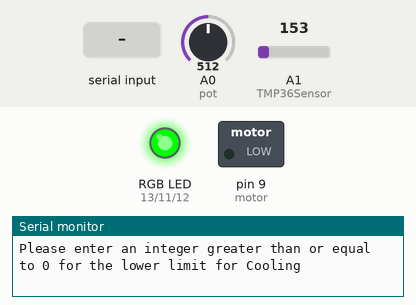
Recording of a sketch running on a simulated Arduino Uno, built with avr-gcc and run on an emulated ATmega328P. Parts: switched loads named in the sketch (green lamp = pin HIGH), an RGB LED mixed from three pins (HIGH = lit), the last lines printed to the serial monitor. The inputs (shaded band) are chosen by the test bench; at power-on: A1 (TMP36Sensor) = 153, A0 (pot) = 512.

Above: at 0.8 s.
0.9 s: "90,45\n" received over Serial
At 1.7 s:
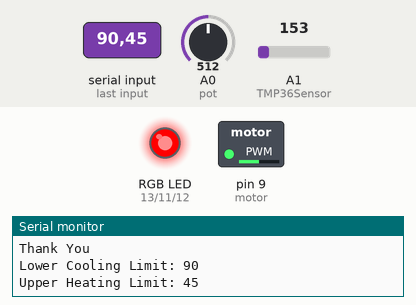
2.5 s: A1 (TMP36Sensor) set to 183
4.0 s: A1 (TMP36Sensor) set to 211
At 4.5 s:
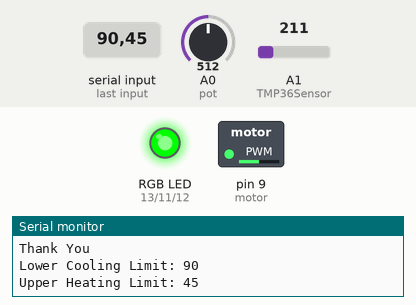
5.5 s: A0 (pot) set to 716
At 6.7 s:
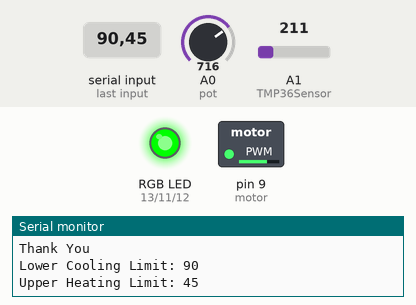
7.0 s: A0 (pot) set to 900
At 8.0 s:
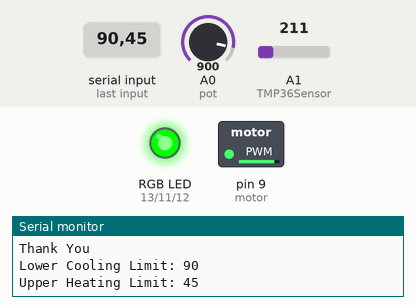
8.5 s: A1 (TMP36Sensor) set to 191
At 9.1 s:
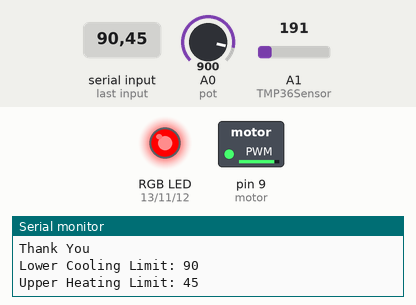
Timing chart, 0 to 11.0 s (numbered marks = the images above; inputs shaded):
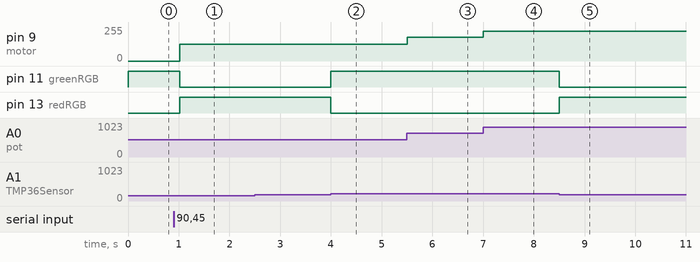

The sketch:

ECS_Code.ino
```cpp
//Lazuardi Fauzan Primaputra
//Warehouse Zone Environment Control System


// Declare pin
const int pot = A0;
const int TMP36Sensor = A1;
const int redRGB = 13;
const int blueRGB = 12;
const int greenRGB = 11;
const int motor = 9;

// Decalare global variable
int potVal = 0;
int coolingThreshold = 0;
int heatingThreshold = 0;
int userInputCooling = 0;
int userInputHeating = 0;
int TMP36Reading;
float tempVoltage;
float tempReading;
bool coolingValidInput = false;
bool heatingValidInput = false;

void setup(){
  // Setup the pins as input or output
  Serial.begin(9600);
  pinMode(redRGB, OUTPUT);
  pinMode(greenRGB, OUTPUT);
  pinMode(blueRGB, OUTPUT);
  pinMode(motor, OUTPUT);
  pinMode(TMP36Sensor, INPUT);

  // Turn on green LED to denote the system is running
  digitalWrite(redRGB, LOW);
  digitalWrite(greenRGB, HIGH);
  digitalWrite(blueRGB, LOW);

  // Prompt the user for Cooling and Heating limit
  getUserInputCooling();
  getUserInputHeating();

  // Show the input limit for Cooling and Heating
  Serial.print("Lower Cooling Limit: ");
  Serial.println(coolingThreshold);
  Serial.print("Upper Heating Limit: ");
  Serial.println(heatingThreshold);
}

void loop(){
  motorControl();
  tempReader();

  // Show the blue light if the temperature is above the Cooling limit
  if(tempReading > coolingThreshold){
    digitalWrite(redRGB, LOW);
    digitalWrite(blueRGB, HIGH);
    digitalWrite(greenRGB, LOW);
  }

  // Show the red light if the temperature is below the Heating limit
  else if(tempReading < heatingThreshold){
    digitalWrite(redRGB, HIGH);
    digitalWrite(blueRGB, LOW);
    digitalWrite(greenRGB, LOW);
  }

  // Turn back to green led if the temperature is between the Cooling and Heating limit
  else{
    digitalWrite(redRGB, LOW);
    digitalWrite(greenRGB, HIGH);
    digitalWrite(blueRGB, LOW);
  }
}

void getUserInputCooling(){
  while(!coolingValidInput){
    Serial.println("Please enter an integer greater than or equal to 0 for the lower limit for Cooling");

    while(Serial.available() == 0);
    if(Serial.available()){
      userInputCooling = Serial.parseInt();

      if(userInputCooling >= 0){
        coolingValidInput = true;
        coolingThreshold = userInputCooling;
        Serial.println("Thank You");
      } else {
        Serial.println("Error");
        coolingValidInput = false;
      }
    }
  }
}

void getUserInputHeating(){
  while(!heatingValidInput){
    Serial.println("Please enter an integer less than or equal to the lower limit of Cooling as the upper limit for Heating");

    while(Serial.available() == 0);
    if(Serial.available()){
      userInputHeating = Serial.parseInt();

      if(userInputHeating <= coolingThreshold){
        heatingValidInput = true;
        heatingThreshold = userInputHeating;
        Serial.println("Thank You");
      } else {
        Serial.println("Error");
        heatingValidInput = false;
      }
    }
  }
}

void motorControl(){
  potVal = analogRead(pot);
  potVal = map(potVal, 0, 1023, 0, 255);
  analogWrite(motor, potVal);
}

void tempReader(){
  TMP36Reading = analogRead(TMP36Sensor);
  tempVoltage = TMP36Reading * (5000.0 / 1024.0);
  tempReading = (tempVoltage - 500) / 10.0;
}
```

Measured:
- the behaviour switches between 194 and 195 on A1 (TMP36Sensor) (found by bisection; images 1 and 2)
- after the input at 0.9 s, pin 9 (motor): 0/255 → 127/255 after 0.12 s; pin 11 (greenRGB): HIGH → LOW after 0.12 s; pin 13 (redRGB): LOW → HIGH after 0.12 s
- after the input at 2.5 s, every drawn part: stays the same
- after the input at 4.0 s, pin 11 (greenRGB): LOW → HIGH at once; pin 13 (redRGB): HIGH → LOW at once
- after the input at 5.5 s, pin 9 (motor): 127/255 → 178/255 at once
- after the input at 7.0 s, pin 9 (motor): 178/255 → 224/255 at once
- after the input at 8.5 s, pin 11 (greenRGB): HIGH → LOW at once; pin 13 (redRGB): LOW → HIGH at once
